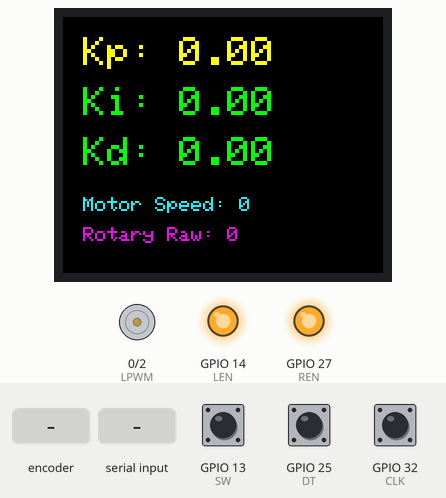
This sketch was run on a simulated ESP32. On the bench: 160×128 colour display, motor-driver pin pairs drawn as motors (green arrow = first pin HIGH = forward, orange = second pin HIGH = backward, longer = more drive), output pins drawn as LEDs (lit = HIGH). The test bench sets the inputs (shaded band); at power-on: GPIO 13 (SW) HIGH, GPIO 25 (DT) HIGH, GPIO 32 (CLK) HIGH. What the sketch prints to the serial monitor is not drawn.

Above: at 1.3 s.
1.4 s: rotary encoder on GPIO 32 (CLK) / GPIO 25 (DT) turned 3 steps (first pin leading)
At 2.3 s:
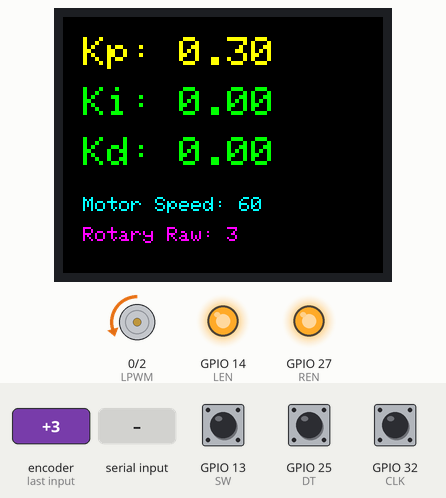
3.5 s: GPIO 13 (SW) pulled LOW for 0.15 s
At 4.7 s:
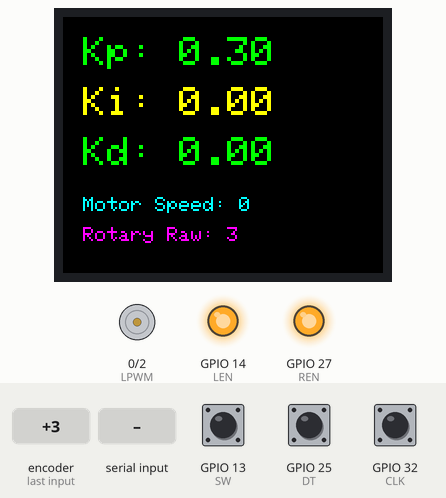
5.1 s: GPIO 13 (SW) pulled LOW for 1 s
At 6.0 s:
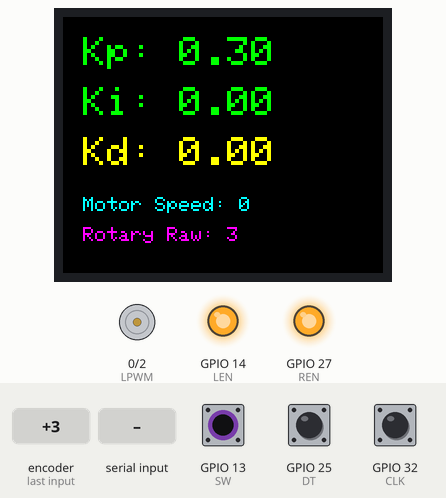
7.6 s: "o" received over Serial
At 7.9 s:
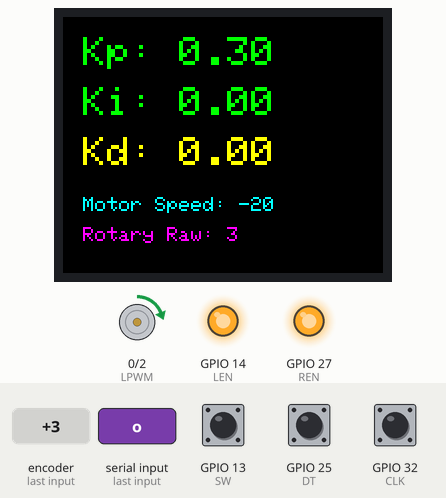
9.1 s: rotary encoder on GPIO 32 (CLK) / GPIO 25 (DT) turned 3 steps (first pin leading)
At 10.6 s:
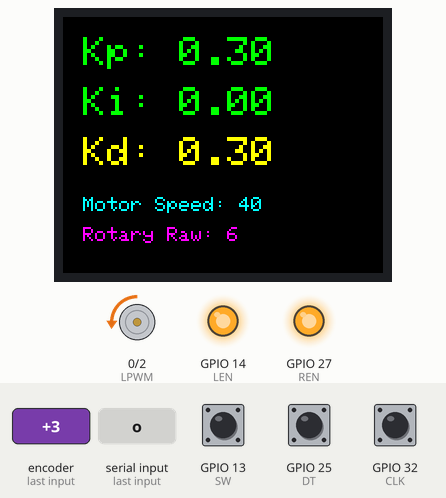
11.2 s: rotary encoder on GPIO 32 (CLK) / GPIO 25 (DT) turned 3 steps (first pin leading)
At 12.2 s:
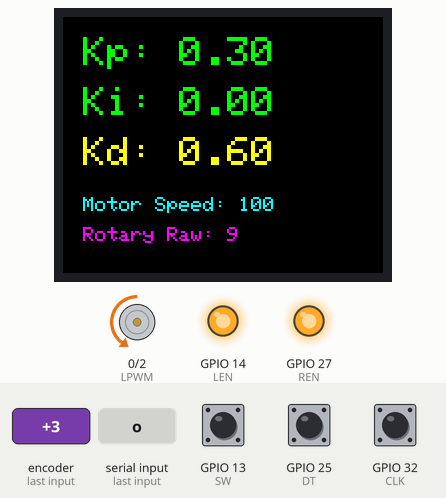
Timing chart, 0 to 14.2 s (numbered marks = the images above; inputs shaded):
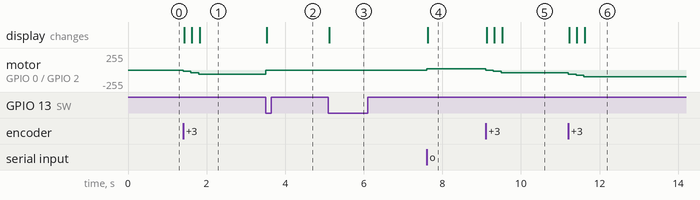

Measured:
- after the input at 1.4 s, motor on GPIO 0 (LPWM) / GPIO 2 (RPWM): stopped → backward 20/255 at once, → backward 40/255 0.20 s later, → backward 60/255 0.20 s later; the display: first changes at once (image 1 shows a later state)
- after the input at 3.5 s, motor on GPIO 0 (LPWM) / GPIO 2 (RPWM): backward 60/255 → stopped at once; the display: changes at once (image 2)
- after the input at 5.1 s, the display: changes at once (image 3)
- after the input at 7.6 s, motor on GPIO 0 (LPWM) / GPIO 2 (RPWM): stopped → forward 20/255 at once; the display: changes at once (image 4)
- after the input at 9.1 s, motor on GPIO 0 (LPWM) / GPIO 2 (RPWM): forward 20/255 → stopped at once, → backward 20/255 0.20 s later, → backward 40/255 0.20 s later; the display: first changes at once (image 5 shows a later state)
- after the input at 11.2 s, motor on GPIO 0 (LPWM) / GPIO 2 (RPWM): backward 40/255 → backward 60/255 at once, → backward 80/255 0.20 s later, → backward 100/255 0.20 s later; the display: first changes at once (image 6 shows a later state)

The sketch:

motor-tft-rotary.ino
```cpp
#include <SPI.h>
#include <Wire.h>
#include <Adafruit_GFX.h>
#include <Adafruit_ST7735.h>

// TFT Pins
#define TFT_CS     5
#define TFT_RST    4
#define TFT_DC     15
#define TFT_SCLK   18
#define TFT_MOSI   23
Adafruit_ST7735 tft = Adafruit_ST7735(TFT_CS, TFT_DC, TFT_RST);

// Rotary Pins
#define CLK 32
#define DT  25
#define SW  13

// BTS7960 Pins
#define RPWM 2
#define LPWM 0
#define REN 27
#define LEN 14

// PID values
float Kp = 0.0, Ki = 0.0, Kd = 0.0;
int motorSpeed = 0;

int lastStateCLK;
bool lastButtonState = HIGH;
int rotaryValue = 0;

enum PIDParam { KP, KI, KD };
PIDParam currentParam = KP;

void setup() {
  Serial.begin(115200);

  // Rotary
  pinMode(CLK, INPUT);
  pinMode(DT, INPUT);
  pinMode(SW, INPUT_PULLUP);
  lastStateCLK = digitalRead(CLK);

  pinMode(RPWM, OUTPUT);
  pinMode(LPWM, OUTPUT);
  pinMode(REN, OUTPUT);
  pinMode(LEN, OUTPUT);
  digitalWrite(REN, HIGH);
  digitalWrite(LEN, HIGH);

  tft.initR(INITR_BLACKTAB);
  tft.setRotation(1);
  tft.fillScreen(ST77XX_BLACK);
  tft.setTextSize(2);

  displayValues();
}

void loop() {
  int currentStateCLK = digitalRead(CLK);
  if (currentStateCLK != lastStateCLK && currentStateCLK == LOW) {
    int direction = digitalRead(DT) == HIGH ? 1 : -1;
    rotaryValue += direction;

    bool updated = false;
    switch (currentParam) {
      case KP: if (Kp + 0.1 * direction >= 0) { Kp += 0.1 * direction; updated = true; } break;
      case KI: if (Ki + 0.1 * direction >= 0) { Ki += 0.1 * direction; updated = true; } break;
      case KD: if (Kd + 0.1 * direction >= 0) { Kd += 0.1 * direction; updated = true; } break;
    }

    motorSpeed += 20 * direction;
    motorSpeed = constrain(motorSpeed, -255, 255);
    driveMotor(motorSpeed);
    updated = true;

    if (updated) {
      displayValues();
    }

    Serial.print("[ACTIVE: ");
    Serial.print(currentParam == KP ? "Kp" : currentParam == KI ? "Ki" : "Kd");
    Serial.print("] => Kp: "); Serial.print(Kp, 2);
    Serial.print(" | Ki: "); Serial.print(Ki, 2);
    Serial.print(" | Kd: "); Serial.print(Kd, 2);
    Serial.print(" | Motor: "); Serial.println(motorSpeed);
  }
  lastStateCLK = currentStateCLK;

  bool currentButtonState = digitalRead(SW);
  if (lastButtonState == HIGH && currentButtonState == LOW) {
    currentParam = (PIDParam)((currentParam + 1) % 3);
    motorSpeed = 0;
    driveMotor(0);
    displayValues();

    Serial.print("==> Parameter aktif: ");
    Serial.println(currentParam == KP ? "Kp" : currentParam == KI ? "Ki" : "Kd");

    delay(200);
  }
  lastButtonState = currentButtonState;

  if (Serial.available()) {
    char cmd = Serial.read();
    if (cmd == 'p') {
      motorSpeed += 20;
    } else if (cmd == 'o') {
      motorSpeed -= 20;
    }
    motorSpeed = constrain(motorSpeed, -255, 255);
    driveMotor(motorSpeed);
    displayValues();
  }

  delay(1);
}

void driveMotor(int speed) {
  speed = constrain(speed, -255, 255);
  if (speed > 0) {
    analogWrite(RPWM, speed);
    analogWrite(LPWM, 0);
  } else if (speed < 0) {
    analogWrite(RPWM, 0);
    analogWrite(LPWM, -speed);
  } else {
    analogWrite(RPWM, 0);
    analogWrite(LPWM, 0);
  }
}

void displayValues() {
  tft.fillScreen(ST77XX_BLACK);

  // Header PID
  tft.setTextSize(2);
  for (int i = 0; i < 3; i++) {
    tft.setCursor(10, 10 + i * 25);
    if (i == currentParam)
      tft.setTextColor(ST77XX_YELLOW);
    else
      tft.setTextColor(ST77XX_GREEN);

    const char* label = (i == 0) ? "Kp" : (i == 1) ? "Ki" : "Kd";
    float val = (i == 0) ? Kp : (i == 1) ? Ki : Kd;

    tft.print(label);
    tft.print(": ");
    tft.print(val, 2);
  }

  tft.setTextSize(1);
  tft.setTextColor(ST77XX_CYAN);
  tft.setCursor(10, 90);
  tft.print("Motor Speed: ");
  tft.print(motorSpeed);

  tft.setCursor(10, 105);
  tft.setTextColor(ST77XX_MAGENTA);
  tft.print("Rotary Raw: ");
  tft.print(rotaryValue);
}
```
